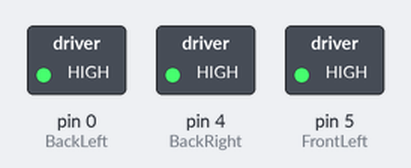
Simulated run of this sketch. Board: Arduino Uno, built with avr-gcc and run on an emulated ATmega328P. Parts: switched loads named in the sketch (green lamp = pin HIGH). Pins used as bus, display or sensor lines are not drawn.

Above: at 0.5 s.
At 1.5 s:
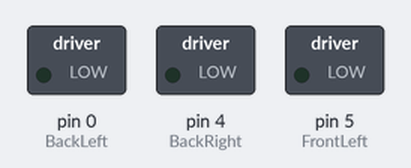
At 2.5 s:
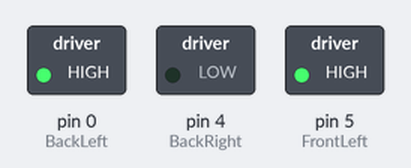
At 3.5 s:
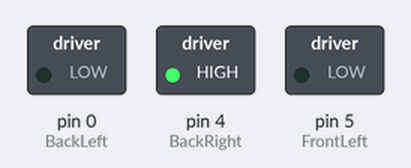
Timing chart, 0 to 6.5 s (numbered marks = the images above):
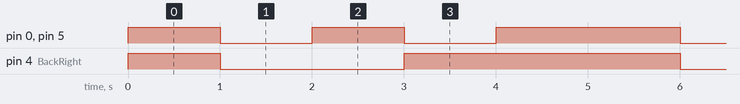

Measured:
- by itself, pin 0 (BackLeft), pin 5 (FrontLeft): repeats every 5.0 s: LOW 1.0 s, HIGH 1.0 s, LOW 1.0 s, HIGH 2.0 s
- by itself, pin 4 (BackRight): repeats every 5.0 s: LOW 2.0 s, HIGH 3.0 s
- by itself, everything shown: repeats every 5.0 s, in 4 steps

The sketch:

Robot_Code.ino
```cpp
int FrontRight = 16;
int FrontLeft = 5;
int BackRight = 4;
int BackLeft = 0;

void setup() {
  // put your setup code here, to run once:
  pinMode(BackLeft, OUTPUT);
  pinMode(BackRight, OUTPUT);
  pinMode(FrontLeft, OUTPUT);
  pinMode(FrontRight, OUTPUT);
}

void loop() {
  // put your main code here, to run repeatedly:
  digitalWrite(FrontLeft, HIGH); // turn the motors on
  digitalWrite(FrontRight, HIGH);
  digitalWrite(BackLeft, HIGH);
  digitalWrite(BackRight, HIGH);
  delay(1000);
  digitalWrite(FrontLeft, LOW); // turn the motors ofF
  digitalWrite(FrontRight, LOW);
  digitalWrite(BackLeft, LOW);
  digitalWrite(BackRight, LOW);
  delay(1000);
  digitalWrite(FrontLeft, HIGH); // turn the robot right
  digitalWrite(FrontRight, LOW);
  digitalWrite(BackLeft, HIGH);
  digitalWrite(BackRight, LOW);
  delay(1000);
  digitalWrite(FrontLeft, LOW); // turn the robot LEFT
  digitalWrite(FrontRight, HIGH);
  digitalWrite(BackLeft, LOW);
  digitalWrite(BackRight, HIGH);
  delay(1000);
  digitalWrite(FrontLeft, HIGH); // make it go forwards
  digitalWrite(FrontRight, HIGH);
  digitalWrite(BackLeft, HIGH);
  digitalWrite(BackRight, HIGH);
  delay(1000);
}
```
